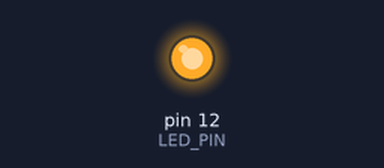
The sketch below on a simulated Arduino Uno, built with avr-gcc and run on an emulated ATmega328P. Shown: output pins drawn as LEDs (lit = HIGH).

Above: at 0.1 s.
Timing chart, 0 to 1.6 s (numbered marks = the images above):
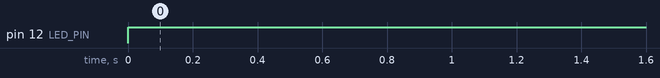

The sketch:

On_Light_Test.ino
```cpp
// Define the GPIO pin for the LED
#define LED_PIN 12

void setup() {
  // Set each pin as an output and turn on the LEDs
  pinMode(LED_PIN, OUTPUT);
}

void loop() {
  for (int i=0; i < 40; i++){
    digitalWrite(i, HIGH);
  }
}
```

Measured:
- by itself, pin 12 (LED_PIN): LOW → HIGH at 0.00 s
